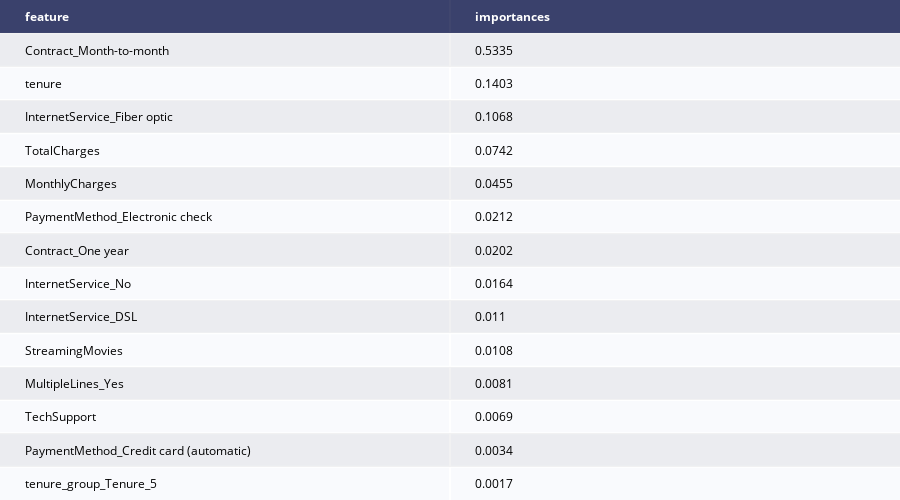

The notebook cell saved with this chart:
### Markdown cell above
Output decision tree attribute importance ranking:

### Code cell
imp = pd.DataFrame(zip(X_train.columns, clf.feature_importances_))
imp.columns = ['feature', 'importances']
imp = imp.sort_values('importances', ascending=False)
imp = imp[imp['importances'] != 0]

table  = ff.create_table(np.round(imp, 4))
py.offline.iplot(table)

### Figure 1 — Plotly figure (JSON) as saved in the notebook; plotly's stock layout.template omitted (floating-point values rounded to 4 significant figures)
{"data": [{"colorscale": [[0, "#00083e"], [0.5, "#ededee"], [1, "#ffffff"]], "hoverinfo": "none", "opacity": 0.75, "showscale": false, "type": "heatmap", "z": [[0, 0], [0.5, 0.5], [1, 1], [0.5, 0.5], [1, 1], [0.5, 0.5], [1, 1], [0.5, 0.5], [1, 1], [0.5, 0.5], [1, 1], [0.5, 0.5], [1, 1], [0.5, 0.5], [1, 1]]}], "layout": {"annotations": [{"align": "left", "font": {"color": "#ffffff"}, "showarrow": false, "text": "<b>feature</b>", "x": -0.45, "xanchor": "left", "xref": "x", "y": 0, "yref": "y"}, {"align": "left", "font": {"color": "#ffffff"}, "showarrow": false, "text": "<b>importances</b>", "x": 0.55, "xanchor": "left", "xref": "x", "y": 0, "yref": "y"}, {"align": "left", "font": {"color": "#000000"}, "showarrow": false, "text": "Contract_Month-to-month", "x": -0.45, "xanchor": "left", "xref": "x", "y": 1, "yref": "y"}, {"align": "left", "font": {"color": "#000000"}, "showarrow": false, "text": "0.5335", "x": 0.55, "xanchor": "left", "xref": "x", "y": 1, "yref": "y"}, {"align": "left", "font": {"color": "#000000"}, "showarrow": false, "text": "tenure", "x": -0.45, "xanchor": "left", "xref": "x", "y": 2, "yref": "y"}, {"align": "left", "font": {"color": "#000000"}, "showarrow": false, "text": "0.1403", "x": 0.55, "xanchor": "left", "xref": "x", "y": 2, "yref": "y"}, {"align": "left", "font": {"color": "#000000"}, "showarrow": false, "text": "InternetService_Fiber optic", "x": -0.45, "xanchor": "left", "xref": "x", "y": 3, "yref": "y"}, {"align": "left", "font": {"color": "#000000"}, "showarrow": false, "text": "0.1068", "x": 0.55, "xanchor": "left", "xref": "x", "y": 3, "yref": "y"}, {"align": "left", "font": {"color": "#000000"}, "showarrow": false, "text": "TotalCharges", "x": -0.45, "xanchor": "left", "xref": "x", "y": 4, "yref": "y"}, {"align": "left", "font": {"color": "#000000"}, "showarrow": false, "text": "0.0742", "x": 0.55, "xanchor": "left", "xref": "x", "y": 4, "yref": "y"}, {"align": "left", "font": {"color": "#000000"}, "showarrow": false, "text": "MonthlyCharges", "x": -0.45, "xanchor": "left", "xref": "x", "y": 5, "yref": "y"}, {"align": "left", "font": {"color": "#000000"}, "showarrow": false, "text": "0.0455", "x": 0.55, "xanchor": "left", "xref": "x", "y": 5, "yref": "y"}, {"align": "left", "font": {"color": "#000000"}, "showarrow": false, "text": "PaymentMethod_Electronic check", "x": -0.45, "xanchor": "left", "xref": "x", "y": 6, "yref": "y"}, {"align": "left", "font": {"color": "#000000"}, "showarrow": false, "text": "0.0212", "x": 0.55, "xanchor": "left", "xref": "x", "y": 6, "yref": "y"}, {"align": "left", "font": {"color": "#000000"}, "showarrow": false, "text": "Contract_One year", "x": -0.45, "xanchor": "left", "xref": "x", "y": 7, "yref": "y"}, {"align": "left", "font": {"color": "#000000"}, "showarrow": false, "text": "0.0202", "x": 0.55, "xanchor": "left", "xref": "x", "y": 7, "yref": "y"}, {"align": "left", "font": {"color": "#000000"}, "showarrow": false, "text": "InternetService_No", "x": -0.45, "xanchor": "left", "xref": "x", "y": 8, "yref": "y"}, {"align": "left", "font": {"color": "#000000"}, "showarrow": false, "text": "0.0164", "x": 0.55, "xanchor": "left", "xref": "x", "y": 8, "yref": "y"}, {"align": "left", "font": {"color": "#000000"}, "showarrow": false, "text": "InternetService_DSL", "x": -0.45, "xanchor": "left", "xref": "x", "y": 9, "yref": "y"}, {"align": "left", "font": {"color": "#000000"}, "showarrow": false, "text": "0.011", "x": 0.55, "xanchor": "left", "xref": "x", "y": 9, "yref": "y"}, {"align": "left", "font": {"color": "#000000"}, "showarrow": false, "text": "StreamingMovies", "x": -0.45, "xanchor": "left", "xref": "x", "y": 10, "yref": "y"}, {"align": "left", "font": {"color": "#000000"}, "showarrow": false, "text": "0.0108", "x": 0.55, "xanchor": "left", "xref": "x", "y": 10, "yref": "y"}, {"align": "left", "font": {"color": "#000000"}, "showarrow": false, "text": "MultipleLines_Yes", "x": -0.45, "xanchor": "left", "xref": "x", "y": 11, "yref": "y"}, {"align": "left", "font": {"color": "#000000"}, "showarrow": false, "text": "0.0081", "x": 0.55, "xanchor": "left", "xref": "x", "y": 11, "yref": "y"}, {"align": "left", "font": {"color": "#000000"}, "showarrow": false, "text": "TechSupport", "x": -0.45, "xanchor": "left", "xref": "x", "y": 12, "yref": "y"}, {"align": "left", "font": {"color": "#000000"}, "showarrow": false, "text": "0.0069", "x": 0.55, "xanchor": "left", "xref": "x", "y": 12, "yref": "y"}, {"align": "left", "font": {"color": "#000000"}, "showarrow": false, "text": "PaymentMethod_Credit card (automatic)", "x": -0.45, "xanchor": "left", "xref": "x", "y": 13, "yref": "y"}, {"align": "left", "font": {"color": "#000000"}, "showarrow": false, "text": "0.0034", "x": 0.55, "xanchor": "left", "xref": "x", "y": 13, "yref": "y"}, {"align": "left", "font": {"color": "#000000"}, "showarrow": false, "text": "tenure_group_Tenure_5", "x": -0.45, "xanchor": "left", "xref": "x", "y": 14, "yref": "y"}, {"align": "left", "font": {"color": "#000000"}, "showarrow": false, "text": "0.0017", "x": 0.55, "xanchor": "left", "xref": "x", "y": 14, "yref": "y"}], "height": 500, "margin": {"b": 0, "l": 0, "r": 0, "t": 0}, "xaxis": {"dtick": 1, "gridwidth": 2, "showticklabels": false, "tick0": -0.5, "ticks": "", "zeroline": false}, "yaxis": {"autorange": "reversed", "dtick": 1, "gridwidth": 2, "showticklabels": false, "tick0": 0.5, "ticks": "", "zeroline": false}}}
